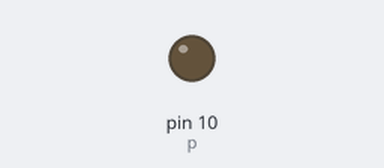
The sketch below on a simulated Arduino Uno, built with avr-gcc and run on an emulated ATmega328P. Shown: output pins drawn as LEDs (lit = HIGH).

Above: at 0.1 s.
At 39.75 s:
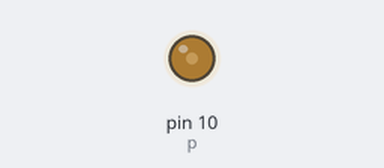
Timing chart, 0 to 40.0 s (numbered marks = the images above):
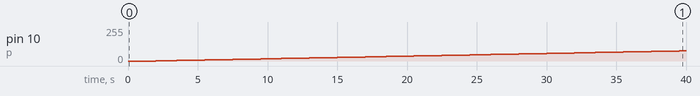

The sketch:

ledBlink.ino
```cpp
const int p=10; //Pulse Width Modulation
void setup(){
  Serial.begin(9600);
}
void loop() {
  digitalWrite(p,HIGH);
  delay(500);
  digitalWrite(p,LOW);
  delay(1000);
  for(int i=0;i<256;i++){
    analogWrite(p,i);
    delay(500);
  }
}
```

Measured:
- by itself, pin 10 (p): moves from 0/255 to 76/255 over 37.5 s
